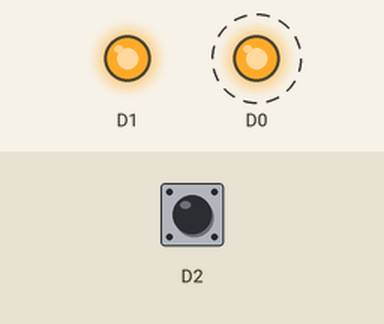
This sketch was run on a simulated ESP8266 (NodeMCU). On the bench: output pins drawn as LEDs (lit = HIGH). Dashed ring = blinking. Inputs (shaded band) come from the test bench; at power-on: D2 HIGH.

Above: at 1.2 s.
1.3 s: D2 pulled LOW for 0.15 s
At 1.37 s:
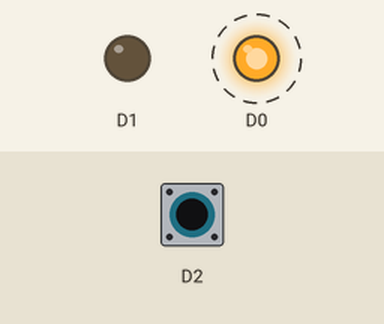
4.3 s: D2 pulled LOW for 1 s
At 6.3 s:
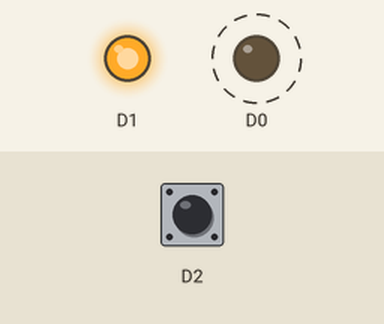
7.3 s: D2 pulled LOW for 3.2 s
At 8.8 s:
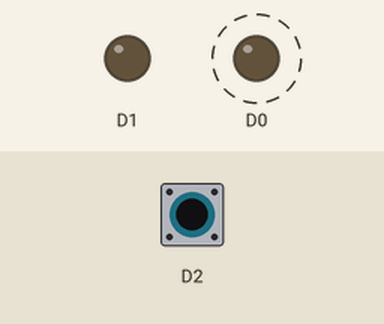
Timing chart, 0 to 18.0 s (numbered marks = the images above; inputs shaded):
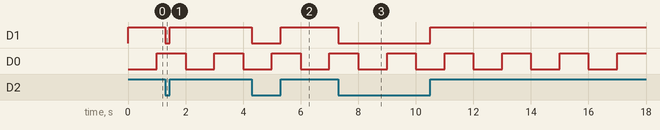

Measured:
- after the input at 1.3 s, D1: HIGH → LOW at once, → HIGH 0.15 s later
- after the input at 4.3 s, D1: HIGH → LOW at once, → HIGH 1.0 s later
- after the input at 7.3 s, D1: HIGH → LOW at once, → HIGH 3.2 s later
- by itself, D0: alternates HIGH for 1.0 s and LOW for 1.0 s

The sketch:

Lab_04-Task_Management.ino
```cpp
/************************
@Since 2016/09/04
@Author AppStack.cc
@Tools Arduino 1.6.11, ESP8266 2.3.0
@Desc Task Management
@Note Lab 04
***********************/

void setup() {

  // initialize pin D0, D1 as output
  pinMode(D0,OUTPUT);
  pinMode(D1,OUTPUT);

  // initialize pin D2 as Input (Try Mode INPUT, INPUT_PULLUP)
  pinMode(D2,INPUT_PULLUP);

}

void loop() {

  uint32_t current_Millis = millis();
  static uint32_t previous_Millis = current_Millis;
  static uint8_t toggle_flag = 0;


  //Read GPIO pin D2 and Write to GPIO D1

  if(digitalRead(D2) == HIGH)
  {
    digitalWrite(D1,HIGH);
  }
  else
  {
    digitalWrite(D1,LOW);
  }


  //Blink LED
  if((current_Millis - previous_Millis) >= 1000)  //1000ms active
  {
    previous_Millis = current_Millis;
    if(toggle_flag == 0)
    {
      digitalWrite(D0,HIGH);  //ON LED
      toggle_flag = 1;
    }
    else
    {
      digitalWrite(D0,LOW); //OFF LED
      toggle_flag = 0;
    }
  }


}
```
